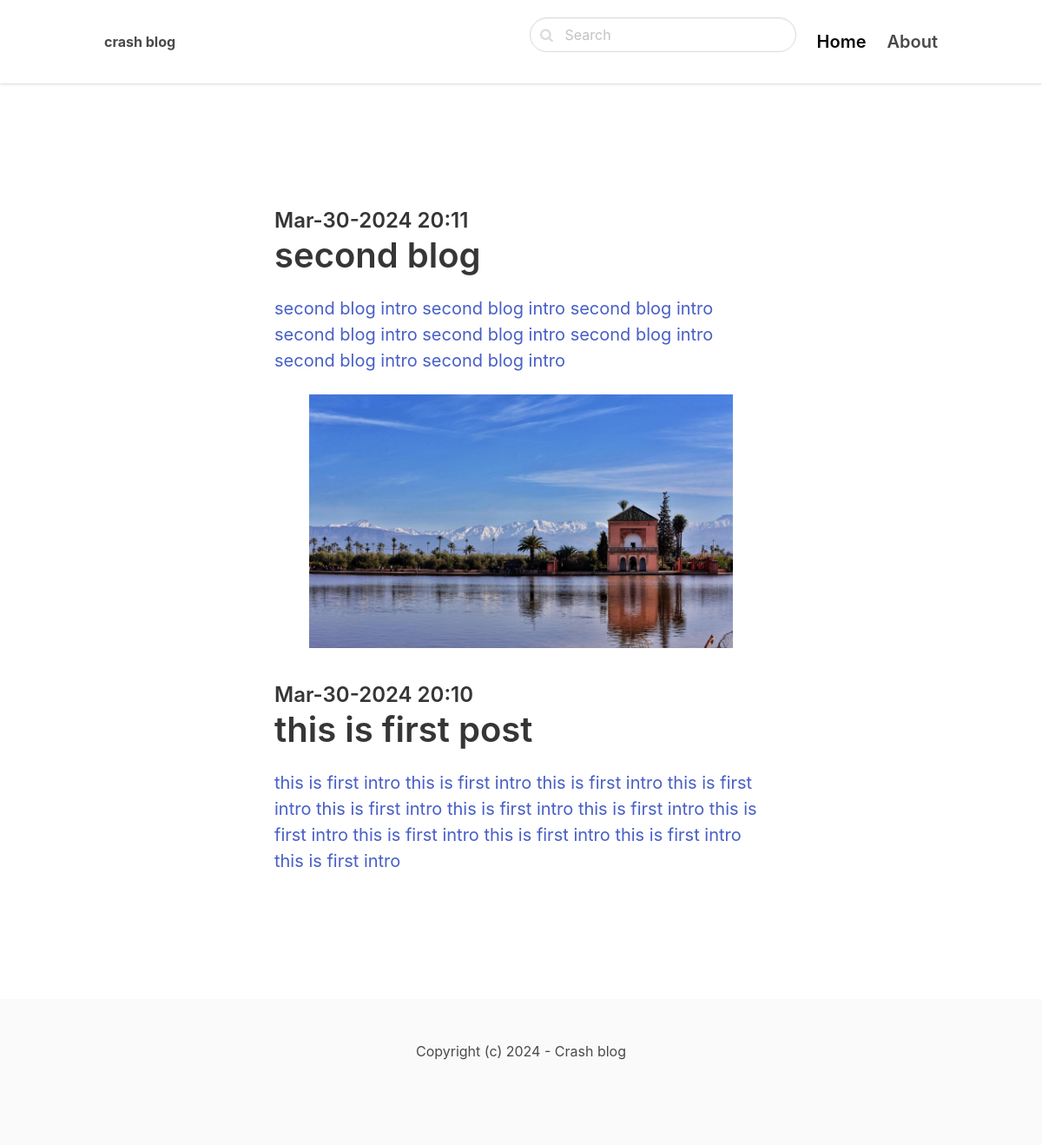
The page / on the database its author committed.
### blog/models.py (models this page shows, shortened)
class Post(models.Model):
    ACTIVE = 'active'
    DRAFT = 'draft'
    CHOICES_STATUS = {
        (ACTIVE , 'Active'),
        (DRAFT , 'Draft')
    }
    category = models.ForeignKey(Category,related_name='posts',on_delete=models.CASCADE)
    title = models.CharField(max_length=255)
    slug = models.SlugField()
    intro = models.TextField()
    body = models.TextField()
    created_at = models.DateTimeField(auto_now_add=True)
    status = models.CharField(max_length =10,choices=CHOICES_STATUS,default=ACTIVE)
    image = models.ImageField(upload_to='uploads/',blank=True,null=True)
    class Meta:
        ordering = ('-created_at',)

### core/views.py (the view)
# urls.py: path('', frontpage,name='frontpage'),
def frontpage(request):
    posts = Post.objects.filter(status=Post.ACTIVE)
    return render(request,'core/frontpage.html',{'posts':posts})

### core/templates/core/frontpage.html
{% extends "core/base.html" %} {% block title %}Home | {% endblock title %}
{%block content %}
<section class="hero">
  <div class="hero-body">
    <div class="container">
      <section class="section">
        <div class="columns">
          <div class="column is-8 is-offset-2">
            {% for post in posts %}
            <div class="content is-medium">
              <a href="{%url 'post_detail' post.category.slug post.slug %}">
                    {% if post.image %}
                        <figure class="image">
                          <img src="{{post.image.url}}" >
                        </figure>
                    {% endif %}
                    <h2 class="subtitle is-4">
                      {{post.created_at | date:'M-d-Y H:i'}}
                    </h2>
                    <h1 class="title">{{post.title}}</h1>
                    <p>{{post.intro}}</p>
              </a>
            </div>
            {% endfor %}
          </div>
        </div>
      </section>
    </div>
  </div>
</section>
{% endblock content %}

### core/templates/core/base.html (shortened to what this page needs)
<html>
  <head>
    <link
      rel="stylesheet"
      href="https://unpkg.com/bulma@0.9.2/css/bulma.min.css"
    />
    <link
      href="https://stackpath.bootstrapcdn.com/font-awesome/4.7.0/css/font-awesome.min.css"
      rel="stylesheet"
    />
  </head>
  <body>
    <nav class="navbar">
      <div class="container">
        <div class="navbar-brand">
          <a class="navbar-item" href="/">
            <strong> crash blog </strong>
          </a>
        </div>
        <div id="navbarMenu" class="navbar-menu">
          <div class="navbar-end">
            <div class="navbar-item">
              <form method='get' action="{% url 'search' %}">
                  <div class="control has-icons-left">
                    <input
                      class="input is-rounded"
                      type="text"
                      name="query"
                      placeholder="Search"
                    />
                    <span class="icon is-left">
                    </span>
                  </div>
              </form>
            </div>
            <a class="navbar-item is-active is-size-5 has-text-weight-semibold">
              Home
            </a>
            <a class="navbar-item is-size-5 has-text-weight-semibold">
              About
            </a>
          </div>
        </div>
      </div>
    </nav>
    <section class="section">
        {%block content%} {% endblock %}
    </section>
    <footer class="footer">
      <div class="content has-text-centered">
        <p>
            Copyright (c) 2024 - Crash blog
        </p>
      </div>
    </footer>
  </body>
</html>

### core/templates/core/base.html (style rules this page uses)
nav.navbar { height: 6rem !important; box-shadow: 0 1px 3px 0 rgba(0, 0, 0, 0.1), 0 1px 2px 0 rgba(0, 0, 0, 0.06) !important; }

### rows shown on the page
Post: created_at "Mar-30-2024 20:11", title "second blog", intro "second blog intro second blog intro second blog intro second blog intro second blog intro second blog intro second blog intro second blog intro"
Post: image (picture), created_at "Mar-30-2024 20:10", title "this is first post", intro "this is first intro this is first intro this is first intro this is first intro this is first intro this is first intro this is first intro this is first intro this is first intro this is first intro this is first intro this is first intro"
